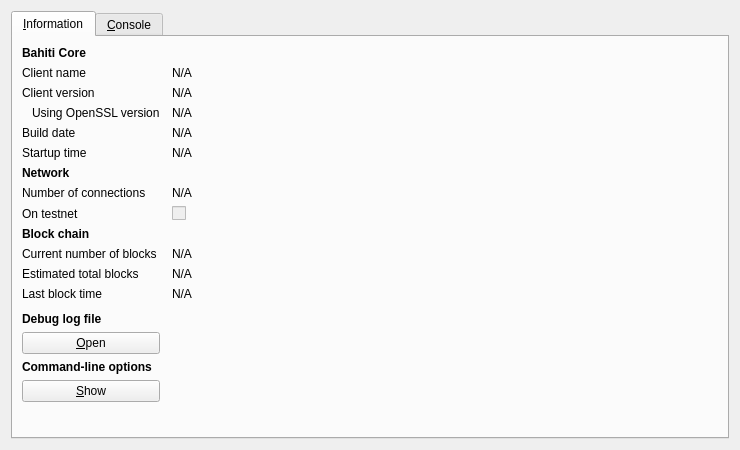
<?xml version="1.0" encoding="UTF-8"?>
<ui version="4.0">
 <class>RPCConsole</class>
 <widget class="QDialog" name="RPCConsole">
  <property name="geometry">
   <rect>
    <x>0</x>
    <y>0</y>
    <width>740</width>
    <height>450</height>
   </rect>
  </property>
  <property name="windowTitle">
   <string>Bahiti - Debug window</string>
  </property>
  <layout class="QVBoxLayout" name="verticalLayout_2">
   <item>
    <widget class="QTabWidget" name="tabWidget">
     <property name="currentIndex">
      <number>0</number>
     </property>
     <widget class="QWidget" name="tab_info">
      <attribute name="title">
       <string>&amp;Information</string>
      </attribute>
      <layout class="QGridLayout" name="gridLayout" columnstretch="0,1">
       <property name="horizontalSpacing">
        <number>12</number>
       </property>
       <item row="0" column="0">
        <widget class="QLabel" name="label_9">
         <property name="font">
          <font>
           <weight>75</weight>
           <bold>true</bold>
          </font>
         </property>
         <property name="text">
          <string>Bahiti Core</string>
         </property>
        </widget>
       </item>
       <item row="1" column="0">
        <widget class="QLabel" name="label_5">
         <property name="text">
          <string>Client name</string>
         </property>
        </widget>
       </item>
       <item row="1" column="1">
        <widget class="QLabel" name="clientName">
         <property name="cursor">
          <cursorShape>IBeamCursor</cursorShape>
         </property>
         <property name="text">
          <string>N/A</string>
         </property>
         <property name="textFormat">
          <enum>Qt::PlainText</enum>
         </property>
         <property name="textInteractionFlags">
          <set>Qt::LinksAccessibleByMouse|Qt::TextSelectableByKeyboard|Qt::TextSelectableByMouse</set>
         </property>
        </widget>
       </item>
       <item row="2" column="0">
        <widget class="QLabel" name="label_6">
         <property name="text">
          <string>Client version</string>
         </property>
        </widget>
       </item>
       <item row="2" column="1">
        <widget class="QLabel" name="clientVersion">
         <property name="cursor">
          <cursorShape>IBeamCursor</cursorShape>
         </property>
         <property name="text">
          <string>N/A</string>
         </property>
         <property name="textFormat">
          <enum>Qt::PlainText</enum>
         </property>
         <property name="textInteractionFlags">
          <set>Qt::LinksAccessibleByMouse|Qt::TextSelectableByKeyboard|Qt::TextSelectableByMouse</set>
         </property>
        </widget>
       </item>
       <item row="3" column="0">
        <widget class="QLabel" name="label_14">
         <property name="text">
          <string>Using OpenSSL version</string>
         </property>
         <property name="indent">
          <number>10</number>
         </property>
        </widget>
       </item>
       <item row="3" column="1">
        <widget class="QLabel" name="openSSLVersion">
         <property name="cursor">
          <cursorShape>IBeamCursor</cursorShape>
         </property>
         <property name="text">
          <string>N/A</string>
         </property>
         <property name="textFormat">
          <enum>Qt::PlainText</enum>
         </property>
         <property name="textInteractionFlags">
          <set>Qt::LinksAccessibleByMouse|Qt::TextSelectableByKeyboard|Qt::TextSelectableByMouse</set>
         </property>
        </widget>
       </item>
       <item row="4" column="0">
        <widget class="QLabel" name="label_12">
         <property name="text">
          <string>Build date</string>
         </property>
        </widget>
       </item>
       <item row="4" column="1">
        <widget class="QLabel" name="buildDate">
         <property name="cursor">
          <cursorShape>IBeamCursor</cursorShape>
         </property>
         <property name="text">
          <string>N/A</string>
         </property>
         <property name="textFormat">
          <enum>Qt::PlainText</enum>
         </property>
         <property name="textInteractionFlags">
          <set>Qt::LinksAccessibleByMouse|Qt::TextSelectableByKeyboard|Qt::TextSelectableByMouse</set>
         </property>
        </widget>
       </item>
       <item row="5" column="0">
        <widget class="QLabel" name="label_13">
         <property name="text">
          <string>Startup time</string>
         </property>
        </widget>
       </item>
       <item row="5" column="1">
        <widget class="QLabel" name="startupTime">
         <property name="cursor">
          <cursorShape>IBeamCursor</cursorShape>
         </property>
         <property name="text">
          <string>N/A</string>
         </property>
         <property name="textFormat">
          <enum>Qt::PlainText</enum>
         </property>
         <property name="textInteractionFlags">
          <set>Qt::LinksAccessibleByMouse|Qt::TextSelectableByKeyboard|Qt::TextSelectableByMouse</set>
         </property>
        </widget>
       </item>
       <item row="6" column="0">
        <widget class="QLabel" name="label_11">
         <property name="font">
          <font>
           <weight>75</weight>
           <bold>true</bold>
          </font>
         </property>
         <property name="text">
          <string>Network</string>
         </property>
        </widget>
       </item>
       <item row="7" column="0">
        <widget class="QLabel" name="label_7">
         <property name="text">
          <string>Number of connections</string>
         </property>
        </widget>
       </item>
       <item row="7" column="1">
        <widget class="QLabel" name="numberOfConnections">
         <property name="cursor">
          <cursorShape>IBeamCursor</cursorShape>
         </property>
         <property name="text">
          <string>N/A</string>
         </property>
         <property name="textFormat">
          <enum>Qt::PlainText</enum>
         </property>
         <property name="textInteractionFlags">
          <set>Qt::LinksAccessibleByMouse|Qt::TextSelectableByKeyboard|Qt::TextSelectableByMouse</set>
         </property>
        </widget>
       </item>
       <item row="8" column="0">
        <widget class="QLabel" name="label_8">
         <property name="text">
          <string>On testnet</string>
         </property>
        </widget>
       </item>
       <item row="8" column="1">
        <widget class="QCheckBox" name="isTestNet">
         <property name="enabled">
          <bool>false</bool>
         </property>
         <property name="text">
          <string/>
         </property>
        </widget>
       </item>
       <item row="9" column="0">
        <widget class="QLabel" name="label_10">
         <property name="font">
          <font>
           <weight>75</weight>
           <bold>true</bold>
          </font>
         </property>
         <property name="text">
          <string>Block chain</string>
         </property>
        </widget>
       </item>
       <item row="10" column="0">
        <widget class="QLabel" name="label_3">
         <property name="text">
          <string>Current number of blocks</string>
         </property>
        </widget>
       </item>
       <item row="10" column="1">
        <widget class="QLabel" name="numberOfBlocks">
         <property name="cursor">
          <cursorShape>IBeamCursor</cursorShape>
         </property>
         <property name="text">
          <string>N/A</string>
         </property>
         <property name="textFormat">
          <enum>Qt::PlainText</enum>
         </property>
         <property name="textInteractionFlags">
          <set>Qt::LinksAccessibleByMouse|Qt::TextSelectableByKeyboard|Qt::TextSelectableByMouse</set>
         </property>
        </widget>
       </item>
       <item row="11" column="0">
        <widget class="QLabel" name="label_4">
         <property name="text">
          <string>Estimated total blocks</string>
         </property>
        </widget>
       </item>
       <item row="11" column="1">
        <widget class="QLabel" name="totalBlocks">
         <property name="cursor">
          <cursorShape>IBeamCursor</cursorShape>
         </property>
         <property name="text">
          <string>N/A</string>
         </property>
         <property name="textFormat">
          <enum>Qt::PlainText</enum>
         </property>
         <property name="textInteractionFlags">
          <set>Qt::LinksAccessibleByMouse|Qt::TextSelectableByKeyboard|Qt::TextSelectableByMouse</set>
         </property>
        </widget>
       </item>
       <item row="12" column="0">
        <widget class="QLabel" name="label_2">
         <property name="text">
          <string>Last block time</string>
         </property>
        </widget>
       </item>
       <item row="12" column="1">
        <widget class="QLabel" name="lastBlockTime">
         <property name="cursor">
          <cursorShape>IBeamCursor</cursorShape>
         </property>
         <property name="text">
          <string>N/A</string>
         </property>
         <property name="textFormat">
          <enum>Qt::PlainText</enum>
         </property>
         <property name="textInteractionFlags">
          <set>Qt::LinksAccessibleByMouse|Qt::TextSelectableByKeyboard|Qt::TextSelectableByMouse</set>
         </property>
        </widget>
       </item>
       <item row="13" column="0">
        <spacer name="verticalSpacer_2">
         <property name="orientation">
          <enum>Qt::Vertical</enum>
         </property>
         <property name="sizeHint" stdset="0">
          <size>
           <width>20</width>
           <height>20</height>
          </size>
         </property>
        </spacer>
       </item>
       <item row="14" column="0">
        <widget class="QLabel" name="labelDebugLogfile">
         <property name="font">
          <font>
           <weight>75</weight>
           <bold>true</bold>
          </font>
         </property>
         <property name="text">
          <string>Debug log file</string>
         </property>
        </widget>
       </item>
       <item row="15" column="0">
        <widget class="QPushButton" name="openDebugLogfileButton">
         <property name="toolTip">
          <string>Open the Bahiti debug log file from the current data directory. This can take a few seconds for large log files.</string>
         </property>
         <property name="text">
          <string>&amp;Open</string>
         </property>
         <property name="autoDefault">
          <bool>false</bool>
         </property>
        </widget>
       </item>
       <item row="16" column="0">
        <widget class="QLabel" name="labelCLOptions">
         <property name="font">
          <font>
           <weight>75</weight>
           <bold>true</bold>
          </font>
         </property>
         <property name="text">
          <string>Command-line options</string>
         </property>
        </widget>
       </item>
       <item row="17" column="0">
        <widget class="QPushButton" name="showCLOptionsButton">
         <property name="toolTip">
          <string>Show the Bahiti-Qt help message to get a list with possible Bahiti command-line options.</string>
         </property>
         <property name="text">
          <string>&amp;Show</string>
         </property>
         <property name="autoDefault">
          <bool>false</bool>
         </property>
        </widget>
       </item>
       <item row="18" column="0">
        <spacer name="verticalSpacer">
         <property name="orientation">
          <enum>Qt::Vertical</enum>
         </property>
         <property name="sizeHint" stdset="0">
          <size>
           <width>20</width>
           <height>40</height>
          </size>
         </property>
        </spacer>
       </item>
      </layout>
     </widget>
     <widget class="QWidget" name="tab_console">
      <attribute name="title">
       <string>&amp;Console</string>
      </attribute>
      <layout class="QVBoxLayout" name="verticalLayout_3">
       <property name="spacing">
        <number>3</number>
       </property>
       <item>
        <widget class="QTextEdit" name="messagesWidget">
         <property name="minimumSize">
          <size>
           <width>0</width>
           <height>100</height>
          </size>
         </property>
         <property name="readOnly">
          <bool>true</bool>
         </property>
         <property name="tabKeyNavigation" stdset="0">
          <bool>false</bool>
         </property>
         <property name="columnCount" stdset="0">
          <number>2</number>
         </property>
        </widget>
       </item>
       <item>
        <layout class="QHBoxLayout" name="horizontalLayout">
         <property name="spacing">
          <number>3</number>
         </property>
         <item>
          <widget class="QLabel" name="label">
           <property name="text">
            <string notr="true">&gt;</string>
           </property>
          </widget>
         </item>
         <item>
          <widget class="QLineEdit" name="lineEdit"/>
         </item>
         <item>
          <widget class="QPushButton" name="clearButton">
           <property name="maximumSize">
            <size>
             <width>24</width>
             <height>24</height>
            </size>
           </property>
           <property name="toolTip">
            <string>Clear console</string>
           </property>
           <property name="text">
            <string/>
           </property>
           <property name="icon">
            <iconset resource="../bitcoin.qrc">
             <normaloff>:/icons/remove</normaloff>:/icons/remove</iconset>
           </property>
           <property name="shortcut">
            <string notr="true">Ctrl+L</string>
           </property>
           <property name="autoDefault">
            <bool>false</bool>
           </property>
          </widget>
         </item>
        </layout>
       </item>
      </layout>
     </widget>
    </widget>
   </item>
  </layout>
 </widget>
 <resources>
  <include location="../bitcoin.qrc"/>
 </resources>
 <connections/>
</ui>
